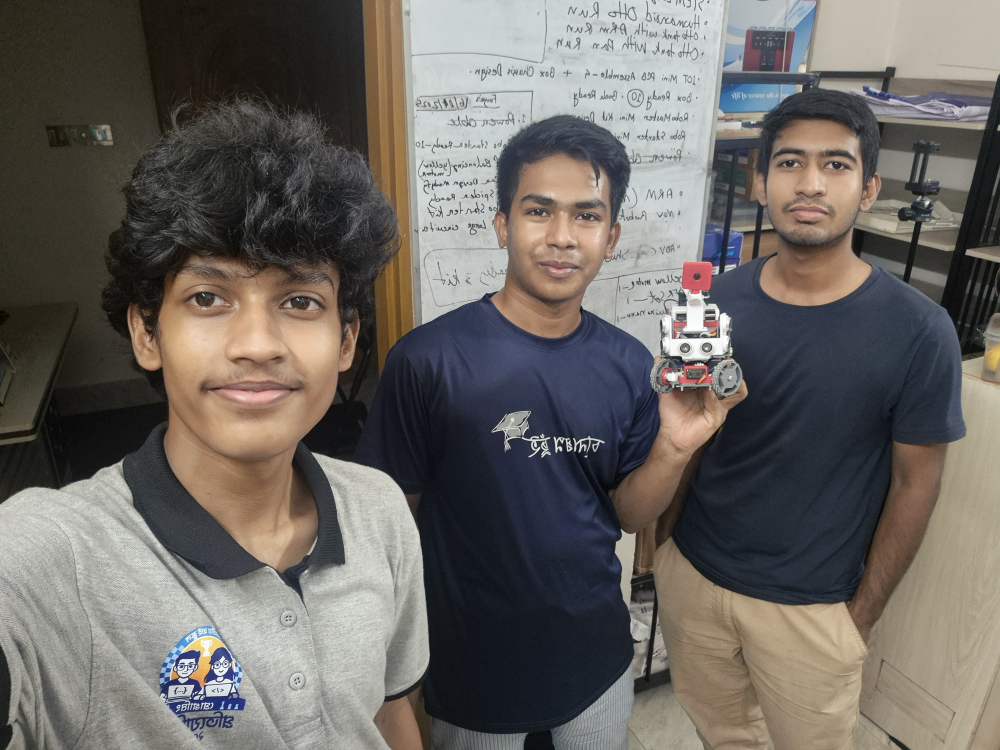
#> input picture t-photos/funny/funny team photo.jpg, 4000 x 3000 px, given in place of the camera (shown at 1/4 size)
$ python '[2.5] Color Picker using webcam.py'
#> lines starting #> are read from the running program, lines starting #| are printed output that depends on the picture; after the words box and inside, x2 and y2 are one past the last pixel; in counts of white or black regions, pixels touching at a corner belong together
import numpy as np
import cv2


frameWidth = 640
frameHeight = 480
cap = cv2.VideoCapture(0)
cap.set(3, frameWidth)
cap.set(4, frameHeight)
cap.set(10, 150)

def empty():
    pass

def stackImages(scale,imgArray):
    rows = len(imgArray)
    cols = len(imgArray[0])
    rowsAvailable = isinstance(imgArray[0], list)
    width = imgArray[0][0].shape[1]
    height = imgArray[0][0].shape[0]
    if rowsAvailable:
        for x in range ( 0, rows):
            for y in range(0, cols):
                if imgArray[x][y].shape[:2] == imgArray[0][0].shape [:2]:
                    imgArray[x][y] = cv2.resize(imgArray[x][y], (0, 0), None, scale, scale)
                else:
                    imgArray[x][y] = cv2.resize(imgArray[x][y], (imgArray[0][0].shape[1], imgArray[0][0].shape[0]), None, scale, scale)
                if len(imgArray[x][y].shape) == 2: imgArray[x][y]= cv2.cvtColor( imgArray[x][y], cv2.COLOR_GRAY2BGR)
        imageBlank = np.zeros((height, width, 3), np.uint8)
        hor = [imageBlank]*rows
        hor_con = [imageBlank]*rows
        for x in range(0, rows):
            hor[x] = np.hstack(imgArray[x])
        ver = np.vstack(hor)
    else:
        for x in range(0, rows):
            if imgArray[x].shape[:2] == imgArray[0].shape[:2]:
                imgArray[x] = cv2.resize(imgArray[x], (0, 0), None, scale, scale)
            else:
                imgArray[x] = cv2.resize(imgArray[x], (imgArray[0].shape[1], imgArray[0].shape[0]), None,scale, scale)
            if len(imgArray[x].shape) == 2: imgArray[x] = cv2.cvtColor(imgArray[x], cv2.COLOR_GRAY2BGR)
        hor= np.hstack(imgArray)
        ver = hor
    return ver


path = 'Resources/lambo.png'

cv2.namedWindow("TrackBars")
cv2.resizeWindow("TrackBars", 640, 240)
cv2.createTrackbar("Hue Min", "TrackBars", 0, 179, empty)
#> slider 'Hue Min' is set to 35
cv2.createTrackbar("Sat Min", "TrackBars", 0, 255, empty)
#> slider 'Sat Min' is set to 51
cv2.createTrackbar("Value Min", "TrackBars", 0, 255, empty)
#> slider 'Value Min' is set to 51
cv2.createTrackbar("Hue Max", "TrackBars", 255, 179, empty)
cv2.createTrackbar("Sat Max", "TrackBars", 255, 255, empty)
cv2.createTrackbar("Value Max", "TrackBars", 255, 255, empty)


while True:
    success, img = cap.read()
#> img is the input picture: shape (3000, 4000, 3); mean B, G, R 98.2, 102.7, 107.2
    imgHSV = cv2.cvtColor(img, cv2.COLOR_BGR2HSV)
#> imgHSV: shape (3000, 4000, 3); mean H, S, V 54.9, 55.1, 113.1
    h_min = cv2.getTrackbarPos("Hue Min","TrackBars")
    h_max = cv2.getTrackbarPos("Hue Max","TrackBars")
    s_min = cv2.getTrackbarPos("Sat Min","TrackBars")
    s_max = cv2.getTrackbarPos("Sat Max","TrackBars")
    v_min = cv2.getTrackbarPos("Value Min","TrackBars")
    v_max = cv2.getTrackbarPos("Value Max","TrackBars")
    lower = np.array([h_min, s_min, v_min])
    upper = np.array([h_max, s_max, v_max])

    #print(h_min, h_max, s_min, s_max, v_min, v_max)
    mask = cv2.inRange(imgHSV, lower, upper)
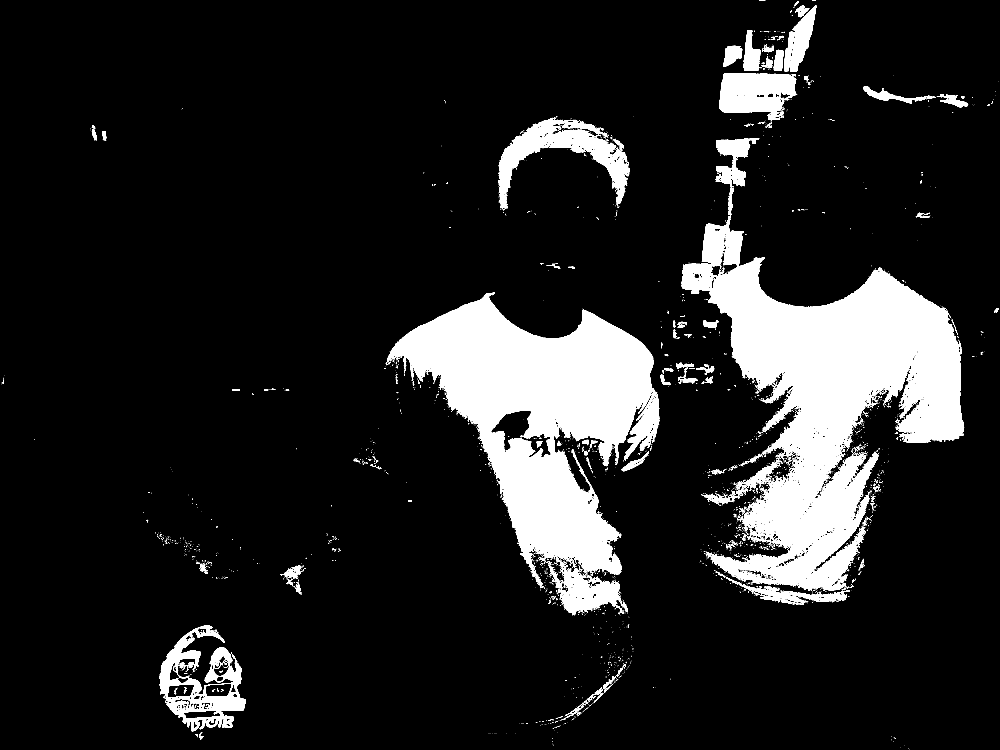
#> mask: shape (3000, 4000) (shown at 1/4 size); 12.7% white; 4122 white regions (3761 under 20 px), largest, box (x1, y1, x2, y2) and area: (2726, 875, 3857, 2364) 672530, (1548, 1169, 2638, 2308) 558890, (1994, 469, 2518, 836) 52088
    imgResult = cv2.bitwise_and(img, img, mask = mask)
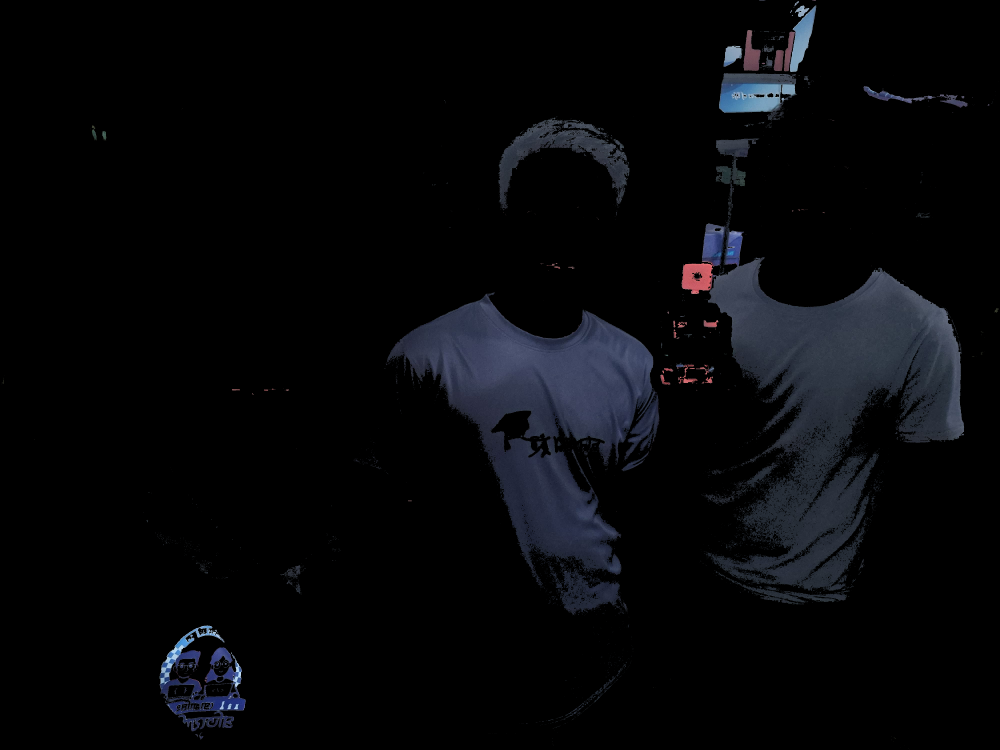
#> imgResult: shape (3000, 4000, 3) (shown at 1/4 size); mean B, G, R 9.9, 7.5, 6.8


    imgStack = stackImages(0.5, ([img, imgHSV], [mask, imgResult]))
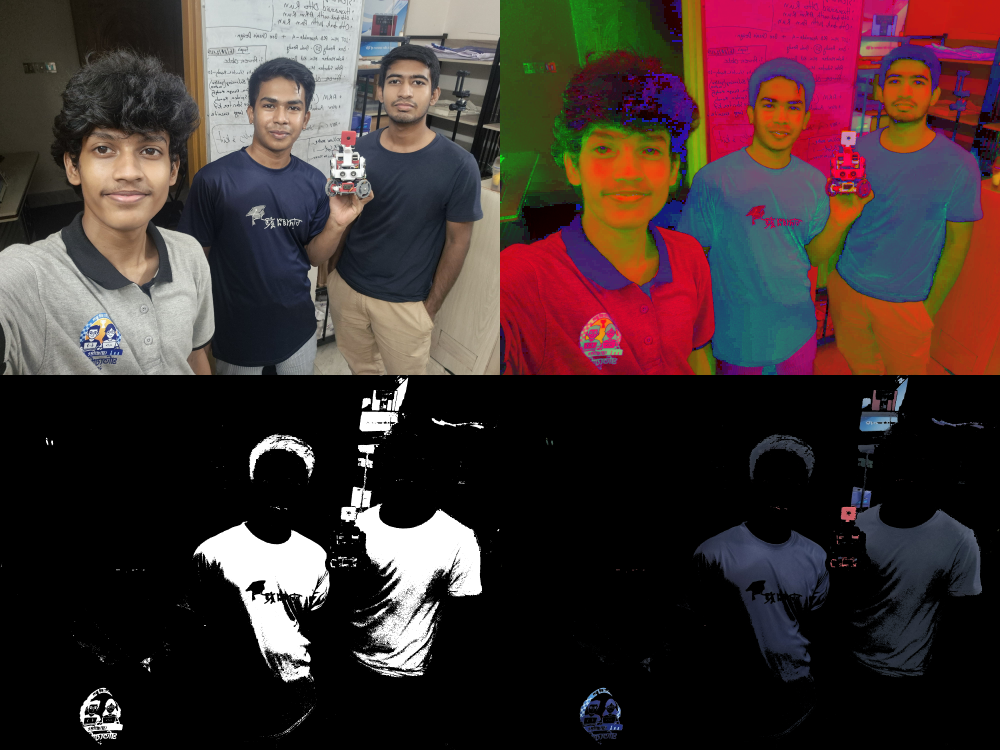
#> imgStack: shape (3000, 4000, 3) (shown at 1/4 size); mean B, G, R 48.9, 49.5, 64.9
    imgStack = cv2.flip(imgStack, 1)
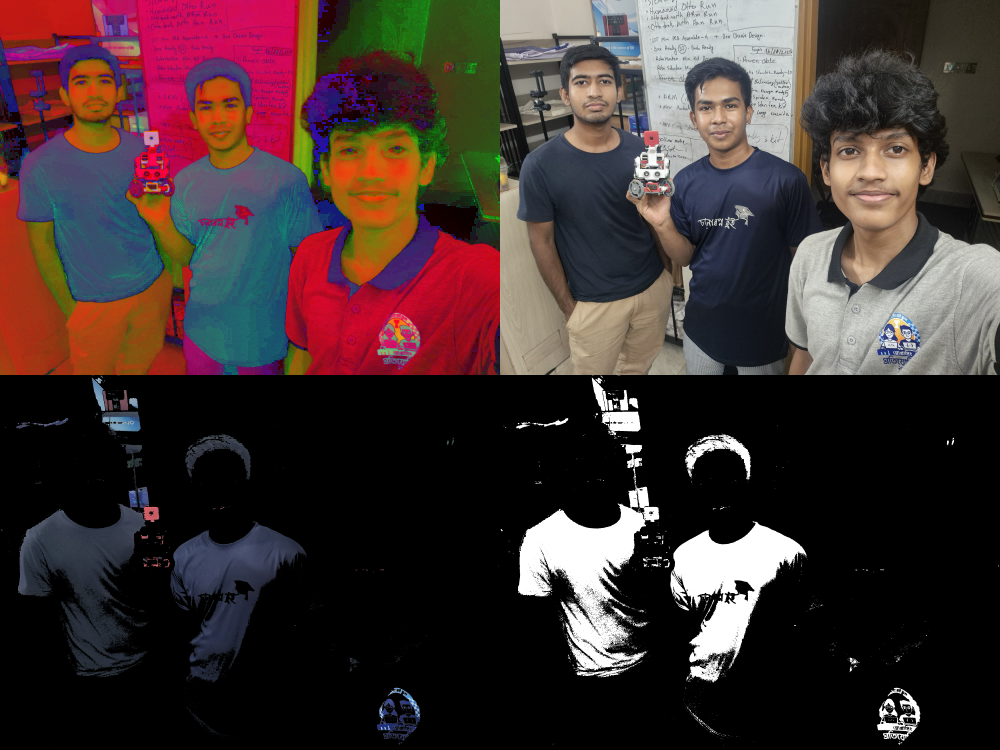
#> imgStack: shape (3000, 4000, 3) (shown at 1/4 size); mean B, G, R 48.9, 49.5, 64.9

    cv2.imshow("HSV", imgStack)
    cv2.waitKey(1)

$ run again, on t-photos/funny/funny_teamphoto.jpg
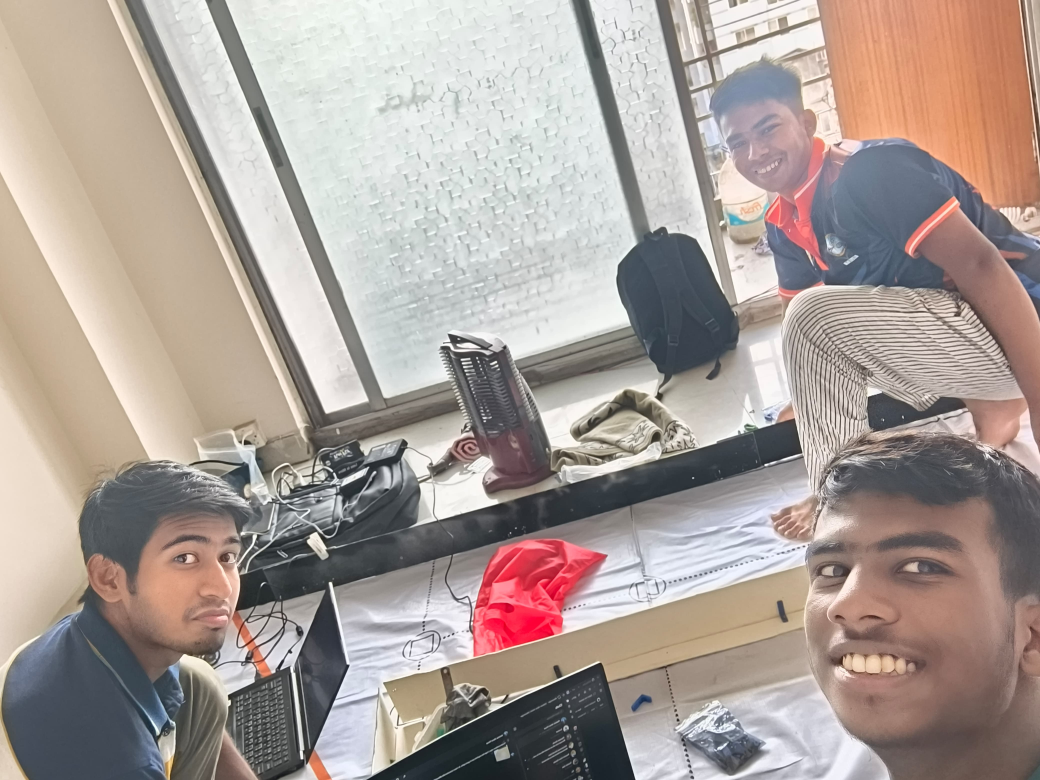
#> input picture t-photos/funny/funny_teamphoto.jpg, 4160 x 3120 px, given in place of the camera (shown at 1/4 size)
#> img is the input picture: shape (3120, 4160, 3); mean B, G, R 152.4, 158.3, 170.3
#> imgHSV: shape (3120, 4160, 3); mean H, S, V 53.9, 39.2, 174.3
#> `mask = cv2.inRange(imgHSV, lower, upper)`:
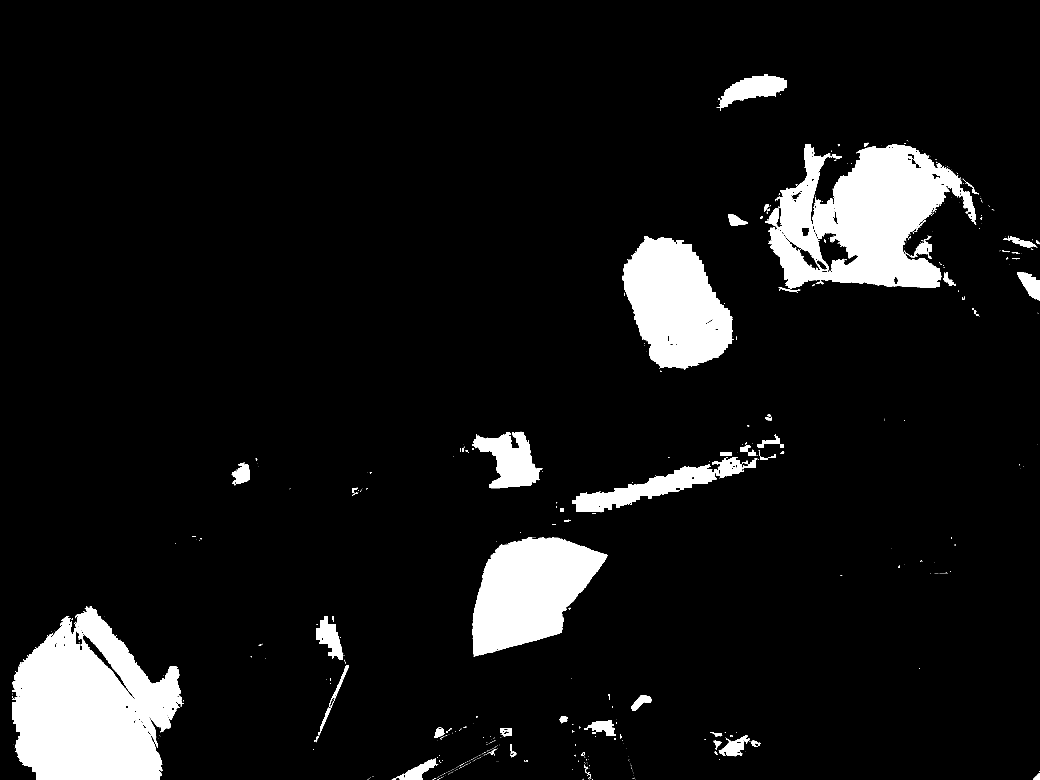
#> mask: shape (3120, 4160) (shown at 1/4 size); 8.3% white; 782 white regions (666 under 20 px), largest, box (x1, y1, x2, y2) and area: (48, 2424, 736, 3120) 320172, (3061, 576, 3848, 1155) 271577, (1890, 2149, 2429, 2626) 163900
#> `imgStack = cv2.flip(imgStack, 1)`:
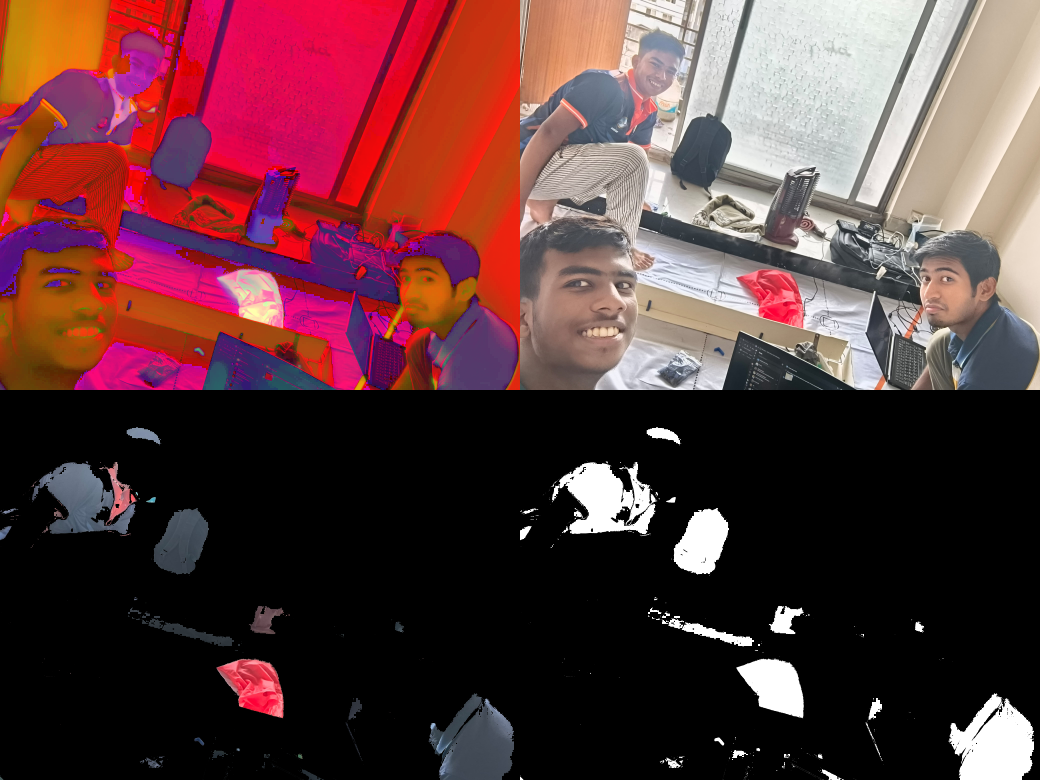
#> imgStack: shape (3120, 4160, 3) (shown at 1/4 size); mean B, G, R 59, 56.5, 93.7
